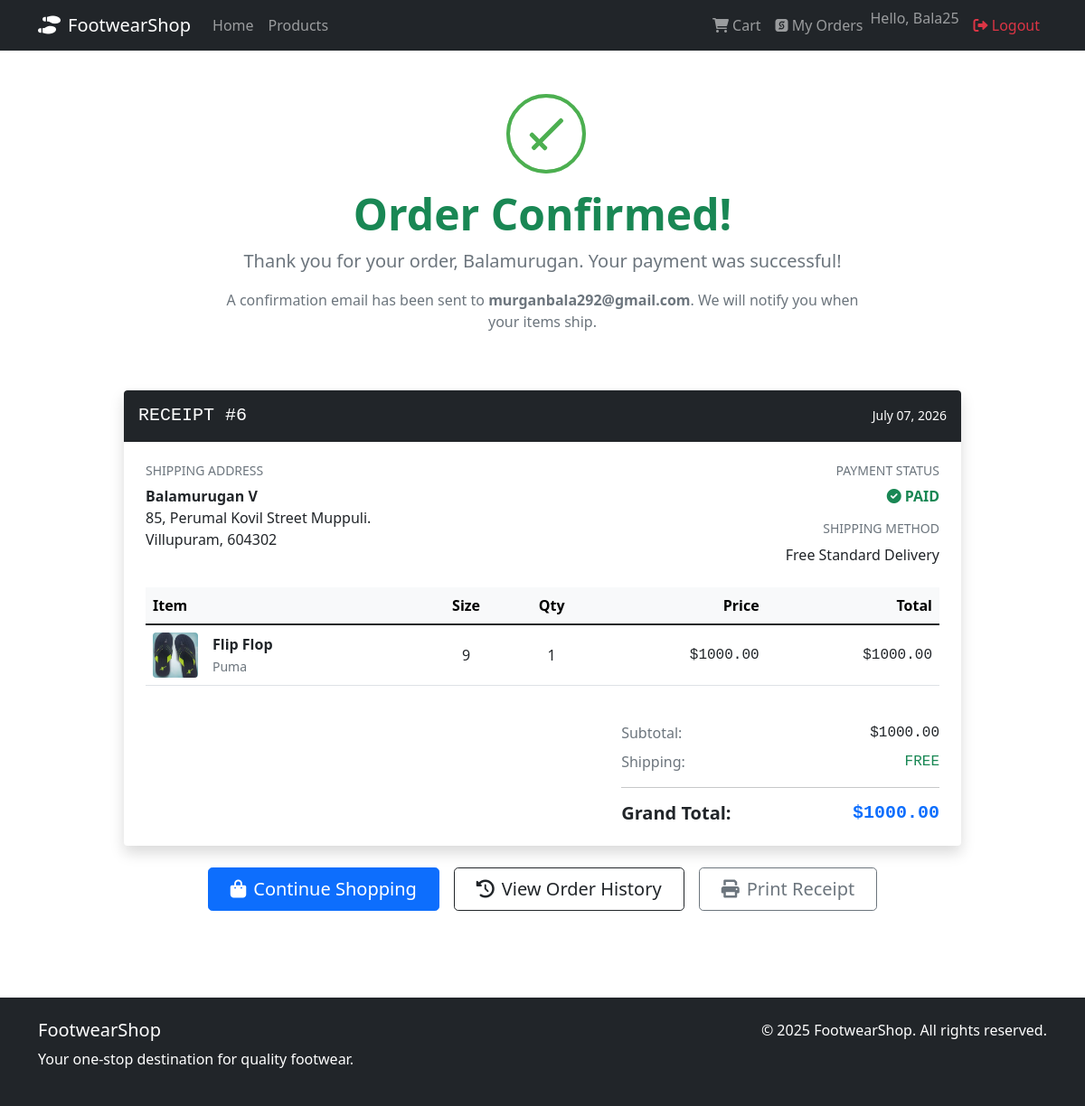
The page /order/6/confirmation/ (signed in) on the database its author committed.
### shop/models.py (models this page shows, shortened)
class Order(models.Model):
    STATUS_CHOICES = [
        ('pending', 'Pending'),
        ('processing', 'Processing'),
        ('shipped', 'Shipped'),
        ('delivered', 'Delivered'),
        ('cancelled', 'Cancelled'),
    ]
    user = models.ForeignKey(User, on_delete=models.CASCADE)
    first_name = models.CharField(max_length=50)
    last_name = models.CharField(max_length=50)
    email = models.EmailField()
    address = models.CharField(max_length=250)
    postal_code = models.CharField(max_length=20)
    city = models.CharField(max_length=100)
    created = models.DateTimeField(auto_now_add=True)
    updated = models.DateTimeField(auto_now=True)
    status = models.CharField(max_length=20, choices=STATUS_CHOICES, default='pending')
    total_cost = models.DecimalField(max_digits=10, decimal_places=2)
    class Meta:
        ordering = ('-created',)

class OrderItem(models.Model):
    order = models.ForeignKey(Order, related_name='items', on_delete=models.CASCADE)
    product = models.ForeignKey(Product, on_delete=models.CASCADE)
    size = models.CharField(max_length=4)
    price = models.DecimalField(max_digits=10, decimal_places=2)
    quantity = models.PositiveIntegerField(default=1)
    def get_cost(self):
        return self.price * self.quantity

class Product(models.Model):
    GENDER_CHOICES = [
        ('M', 'Men'),
        ('W', 'Women'),
        ('U', 'Unisex'),
        ('K', 'Kids'),
    ]
    category = models.ForeignKey(Category, related_name='products', on_delete=models.CASCADE)
    brand = models.ForeignKey(Brand, related_name='products', on_delete=models.CASCADE)
    name = models.CharField(max_length=200)
    slug = models.SlugField(max_length=200)
    description = models.TextField(blank=True)
    price = models.DecimalField(max_digits=10, decimal_places=2)
    discount_price = models.DecimalField(max_digits=10, decimal_places=2, blank=True, null=True)
    image = models.ImageField(upload_to='products/%Y/%m/%d', blank=True)
    gender = models.CharField(max_length=1, choices=GENDER_CHOICES)
    available = models.BooleanField(default=True)
    stock = models.PositiveIntegerField(default=0)
    created = models.DateTimeField(auto_now_add=True)
    updated = models.DateTimeField(auto_now=True)
    class Meta:
        ordering = ['name']
        indexes = [
            models.Index(fields=['id', 'slug']),   # ✅ correct way
        ]

class Brand(models.Model):
    name = models.CharField(max_length=100)
    slug = models.SlugField(max_length=100, unique=True)
    logo = models.ImageField(upload_to='brands/', blank=True, null=True)

### shop/views.py (the view)
# urls.py: path('order/<int:order_id>/confirmation/', views.order_confirmation, name='order_confirmation'),
@login_required
def order_confirmation(request, order_id):
    order = get_object_or_404(Order, id=order_id, user=request.user)
    return render(request, 'shop/order_confirmation.html', {'order': order})

### shop/templates/shop/order_confirmation.html (shortened to what this page needs)
{% extends "shop/base.html" %}
{% block content %}
<div class="container py-5">
    <div class="row justify-content-center">
        <div class="col-lg-8 text-center mb-5">
            <div class="success-checkmark mb-4">
                <div class="check-icon">
                    <span class="icon-line line-long"></span>
                    <div class="icon-circle"></div>
                    <div class="icon-fix"></div>
                </div>
            </div>
            <h1 class="display-5 fw-bold text-success mb-2">Order Confirmed!</h1>
            <p class="lead text-muted">Thank you for your order, {{ order.first_name }}. Your payment was successful!</p>
            <p class="text-muted">A confirmation email has been sent to <strong>{{ order.email }}</strong>. We will notify you when your items ship.</p>
        </div>
    </div>
    <div class="row justify-content-center">
        <div class="col-lg-10">
            <div class="card shadow border-0 overflow-hidden">
                <div class="card-header bg-dark text-white py-3 d-flex justify-content-between align-items-center">
                    <h5 class="mb-0 font-monospace">RECEIPT #{{ order.id }}</h5>
                    <span class="small">{{ order.created|date:"F d, Y" }}</span>
                </div>
                <div class="card-body p-4">
                    <div class="row mb-4">
                        <div class="col-sm-6">
                            <h6 class="text-muted text-uppercase small">Shipping Address</h6>
                            <p class="mb-0"><strong>{{ order.first_name }} {{ order.last_name }}</strong></p>
                            <p class="mb-0">{{ order.address }}</p>
                            <p class="mb-0">{{ order.city }}, {{ order.postal_code }}</p>
                        </div>
                        <div class="col-sm-6 text-sm-end mt-3 mt-sm-0">
                            <h6 class="text-muted text-uppercase small">Payment Status</h6>
                            <p class="mb-0 text-success fw-bold"><i class="fas fa-check-circle me-1"></i>PAID</p>
                            <h6 class="text-muted text-uppercase small mt-3">Shipping Method</h6>
                            <p class="mb-0">Free Standard Delivery</p>
                        </div>
                    </div>
                    <div class="table-responsive">
                        <table class="table align-middle">
                            <thead class="table-light">
                                <tr>
                                    <th>Item</th>
                                    <th class="text-center">Size</th>
                                    <th class="text-center">Qty</th>
                                    <th class="text-end">Price</th>
                                    <th class="text-end">Total</th>
                                </tr>
                            </thead>
                            <tbody>
                                {% for item in order.items.all %}
                                <tr>
                                    <td>
                                        <div class="d-flex align-items-center">
                                            {% if item.product.image %}
                                            <img src="{{ item.product.image.url }}" alt="{{ item.product.name }}" class="rounded me-3" style="width: 50px; height: 50px; object-fit: cover;">
                                            {% else %}
                                            <div class="bg-light rounded d-flex align-items-center justify-content-center me-3" style="width: 50px; height: 50px;">
                                                <i class="fas fa-shoe-prints text-muted"></i>
                                            </div>
                                            {% endif %}
                                            <div>
                                                <span class="fw-bold d-block">{{ item.product.name }}</span>
                                                <small class="text-muted">{{ item.product.brand.name }}</small>
                                            </div>
                                        </div>
                                    </td>
                                    <td class="text-center">{{ item.size }}</td>
                                    <td class="text-center">{{ item.quantity }}</td>
                                    <td class="text-end font-monospace">${{ item.price }}</td>
                                    <td class="text-end font-monospace">${{ item.get_cost }}</td>
                                </tr>
                                {% endfor %}
                            </tbody>
                        </table>
                    </div>
                    <div class="row mt-4 justify-content-end">
                        <div class="col-md-5">
                            <div class="d-flex justify-content-between mb-2">
                                <span class="text-muted">Subtotal:</span>
                                <span class="font-monospace">${{ order.total_cost }}</span>
                            </div>
                            <div class="d-flex justify-content-between mb-2">
                                <span class="text-muted">Shipping:</span>
                                <span class="text-success font-monospace">FREE</span>
                            </div>
                            <hr>
                            <div class="d-flex justify-content-between h5 mb-0">
                                <strong>Grand Total:</strong>
                                <strong class="text-primary font-monospace">${{ order.total_cost }}</strong>
                            </div>
                        </div>
                    </div>
                </div>
            </div>
            <div class="d-flex justify-content-center gap-3 mt-4">
                <a href="{% url 'shop:product_list' %}" class="btn btn-primary btn-lg px-4"><i class="fas fa-shopping-bag me-2"></i>Continue Shopping</a>
                <a href="{% url 'shop:order_list' %}" class="btn btn-outline-dark btn-lg px-4"><i class="fas fa-history me-2"></i>View Order History</a>
                <button onclick="window.print()" class="btn btn-outline-secondary btn-lg px-4"><i class="fas fa-print me-2"></i>Print Receipt</button>
            </div>
        </div>
    </div>
</div>
{% endblock %}

### shop/templates/shop/base.html (shortened to what this page needs)
<!DOCTYPE html>
<html lang="en">
<head>
    <link href="https://cdnjs.cloudflare.com/ajax/libs/bootstrap/5.1.3/css/bootstrap.min.css" rel="stylesheet">
    <link href="https://cdnjs.cloudflare.com/ajax/libs/font-awesome/6.0.0/css/all.min.css" rel="stylesheet">
</head>
<body>
    <nav class="navbar navbar-expand-lg navbar-dark bg-dark">
        <div class="container">
            <a class="navbar-brand">
                <i class="fas fa-shoe-prints me-2"></i>FootwearShop
            </a>
            <div class="collapse navbar-collapse" id="navbarNav">
                <ul class="navbar-nav me-auto">
                    <li class="nav-item">
                        <a class="nav-link" href="{% url 'shop:home' %}">Home</a>
                    </li>
                    <li class="nav-item">
                        <a class="nav-link" href="{% url 'shop:product_list' %}">Products</a>
                    </li>
                </ul>
                <ul class="navbar-nav">
                    {% if user.is_authenticated %}
                    <li class="nav-item">
                        <a class="nav-link" href="{% url 'shop:cart_detail' %}">
                            <i class="fas fa-shopping-cart"></i> Cart
                        </a>
                    </li>
                    <li class="nav-item">
                        <a class="nav-link" href="{% url 'shop:order_list' %}">
                            <i class="fab fa-sellcast"></i> My Orders
                        </a>
                    </li>
                    <li class="nav-item">
                        <span class="navbar-text me-2">Hello, {{ user.username }}</span>
                    </li>
                    <li class="nav-item">
                        <a class="nav-link text-danger" href="{% url 'shop:logout' %}">
                            <i class="fas fa-sign-out-alt"></i> Logout
                        </a>
                    </li>
                    {% endif %}
                </ul>
            </div>
        </div>
    </nav>
     {% block content %} {% endblock %}
    <footer class="bg-dark text-white mt-5 py-4">
        <div class="container">
            <div class="row">
                <div class="col-md-6">
                    <h5>FootwearShop</h5>
                    <p>Your one-stop destination for quality footwear.</p>
                </div>
                <div class="col-md-6 text-md-end">
                    <p>&copy; 2025 FootwearShop. All rights reserved.</p>
                </div>
            </div>
        </div>
    </footer>
</body>
</html>

### shop/templates/shop/order_confirmation.html (style rules this page uses)
.success-checkmark { width: 80px; height: 80px; margin: 0 auto; }
.check-icon { width: 80px; height: 80px; position: relative; border-radius: 50%; box-sizing: content-box; border: 4px solid #4CAF50; }
.check-icon::before { top: 3px; left: -2px; width: 30px; transform-origin: 100% 50%; border-radius: 100px 0 0 100px; }
.check-icon::after { top: 0; left: 30px; width: 60px; transform-origin: 0 50%; border-radius: 0 100px 100px 0; }
.icon-line { height: 5px; background-color: #4CAF50; display: block; border-radius: 2px; position: absolute; z-index: 10; }
.line-long { top: 38px; right: 15px; width: 47px; transform: rotate(-45deg); animation: icon-line-long 0.75s; }
.icon-circle { top: -4px; left: -4px; position: absolute; z-index: 10; width: 80px; height: 80px; border-radius: 50%; border: 4px solid rgba(76, 175, 80, 0.5); box-sizing: content-box; }
.icon-fix { top: 8px; width: 5px; left: 26px; z-index: 1; height: 85px; position: absolute; transform: rotate(-45deg); }

### rows shown on the page
Order: first_name "Balamurugan", email "murganbala292@gmail.com", id "6", created "July 07, 2026", last_name "V", address "85, Perumal Kovil Street Muppuli.", city "Villupuram", postal_code "604302", total_cost "1000.00"
OrderItem: product.image (picture), product.name "Flip Flop", product.brand.name "Puma", size "9", quantity "1", price "1000.00", get_cost "1000.00"

### other values the page prints
{{ user.username }} "Bala25"
